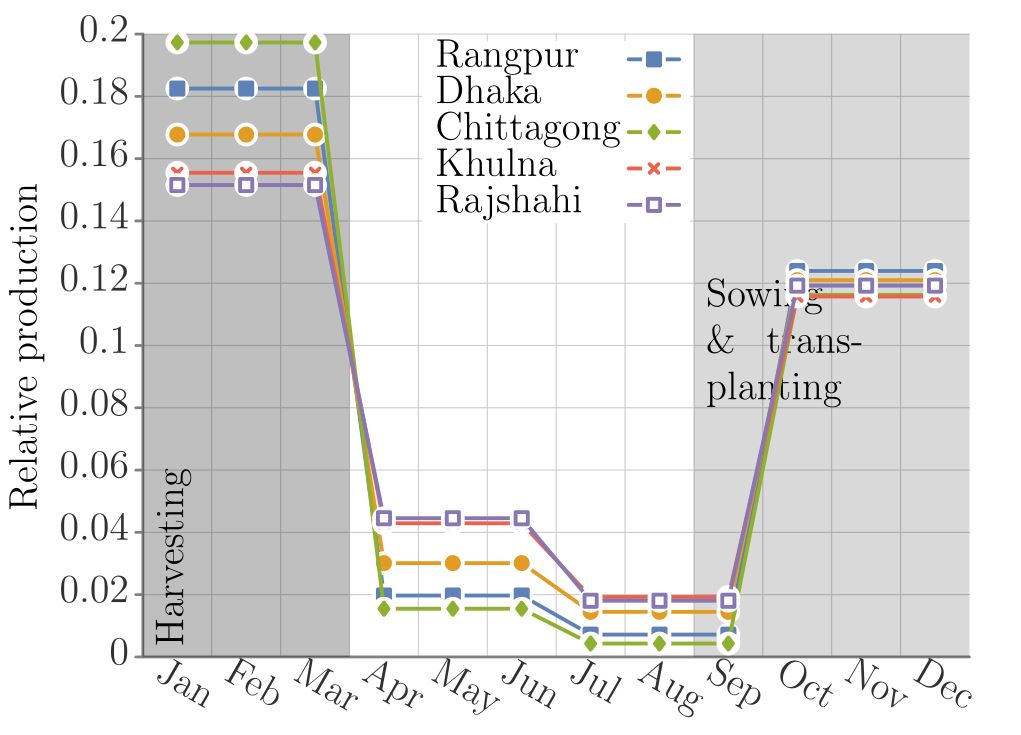

Write gnuplot code to recreate this figure.
##### terminal
clear
# set loadpath '~/Dropbox/proj/gp/src'
set term tikz standalone size 12.5cm,8.75cm font ",14" gparrows scale 2,2 textscale 2
set datafile separator ','

##### output
set output 'prod_potato_BGD.tex'

##### bg: bg color, axes, grid, tics
##### http://www.colourlovers.com/palette/268142/Danger_Mouse
Danger='#F84934'; # red
Shoes='#4D5E5F'; # grey
##### Rand Olson
roBlue='#1F77B4';
roRed='#D62728';
# border
set style line 21 lt 1 lc rgb '#808080' 
set border 3 back ls 21 lw 5
# grid
set style line 22 lt 2 lc rgb '#CCCCCC' lw 2
set style line 23 lt 2 lc rgb '#DDDDDD' lw 1
set grid xtics mxtics ytics mytics back ls 22, ls 23
# tics
set tics textcolor rgb '#303030'
set tics nomirror out scale 1,.1
set mxtics 2
set mytics 2

##### load default linestyles
set style increment user
# taken care of in terminal
do for [i=1:15] { set style line i lt 1 lw 7 }

##### line colors
# mathematica default
DarkBlue= '#5e82b5'
Orange=   '#e09c24'
Green=    '#8fb030'
Red=      '#eb634f'
Purple=   '#8778b3'
Brown=    '#c46e1a'
LightBlue='#5c9ec7'
Yellow=   '#FDBF6F'
MATHEMATICA="#5e82b5 #e09c24 #8fb030 #eb634f #8778b3 #c46e1a #5c9ec7 #FDBF6F"
do for[i=1:8] {set style line i lc rgb word(MATHEMATICA,i)}
####

##### data style
set style data linespoints;
set style line 1 pt 5
set style line 2 pt 7
set style line 3 pt 13
set style line 4 pt 17
set style line 5 pt 4
set style line 6 pt 6
set style line 7 pt 12
set style line 8 pt 16
#
set pointintervalbox 4.5
do for [i=1:15] {set style line i ps 2.75 pi -1}

# NOTE: offsets should be a function of font sizes
##### key
set key t l Left spacing 2 width 5 opaque font ",15"

##### tics (note that tics are also set in theme)
set xtics font ",15" offset 0,.2
set ytics font ",15" offset 1.5,0

##### plot
set title font ",15" "" offset -3,.3
set xlabel "" offset 0,0 font ",15"
set ylabel "Relative production" offset -2,0 font ",15"


unset title; unset xlabel; unset mxtics; unset mytics;        set xtic rotate by -30 offset -2,-.5 scale 0 autojustify;        set style rect fc lt -1 fs transparent solid 0.15 noborder;        set obj rect from 9, graph 0 to 13, graph 1;        set label "\\parbox{2cm}{Sowing \\& transplanting}" at 9,graph 0.5;        set style rect fc lt -1 fs transparent solid 0.25 noborder;        set obj rect from 1, graph 0 to 4, graph 1;        set label "\\parbox{2cm}{Harvesting}" at 1.5,graph 0 rotate by 90 left;        set key c t width 8;        set xrange [1:13];        set xtics ("Jan" 1,"Feb" 2,"Mar" 3,"Apr" 4,"May" 5,       "Jun" 6,"Jul" 7,"Aug" 8,"Sep" 9,"Oct" 10,"Nov" 11,"Dec" 12) offset 0.5,0;

set style fill transparent solid .5;       plot       'rangpur.csv' u 1:3 ti 'Rangpur',       'dhaka.csv' u 1:3 ti 'Dhaka',       'chittagong.csv' u 1:3 ti 'Chittagong',       'khulna.csv' u 1:3 ti 'Khulna',       'rajshahi.csv' u 1:3 ti 'Rajshahi'

set term x11 reset;
